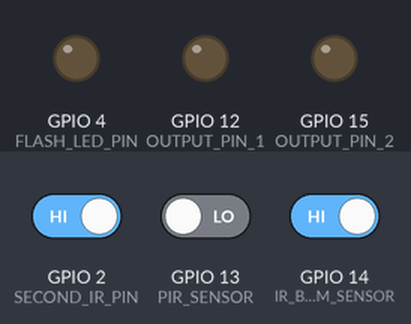
Bench run of a sketch on a simulated ESP32. On the bench: output pins drawn as LEDs (lit = HIGH). The test bench sets the inputs (shaded band); at power-on: GPIO 13 (PIR_SENSOR) LOW, GPIO 14 (IR_BEAM_SENSOR) HIGH, GPIO 2 (SECOND_IR_PIN) HIGH. WiFi joins after 1.5 s; servers stay silent unless stated; the camera gives no picture; what the sketch prints to the serial monitor is not drawn.

Above: at 5.0 s.
5.1 s: GPIO 13 (PIR_SENSOR) driven HIGH and GPIO 14 (IR_BEAM_SENSOR) driven LOW
At 6.3 s:
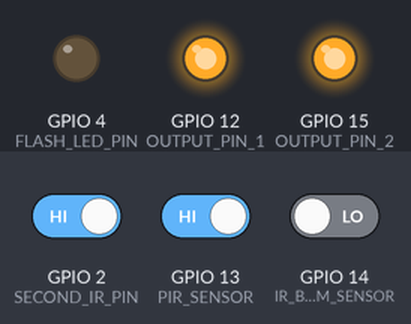
6.6 s: GPIO 2 (SECOND_IR_PIN) driven LOW
At 6.9 s:
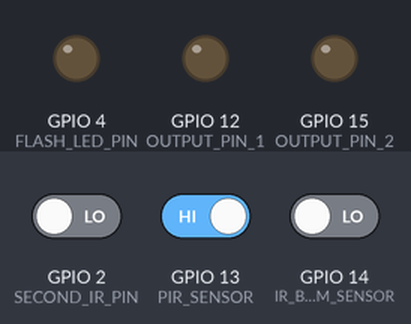
8.1 s: GPIO 2 (SECOND_IR_PIN) driven HIGH
At 8.5 s:
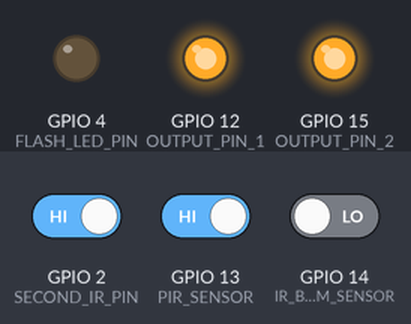
Timing chart, 0 to 11.1 s (numbered marks = the images above; inputs shaded):
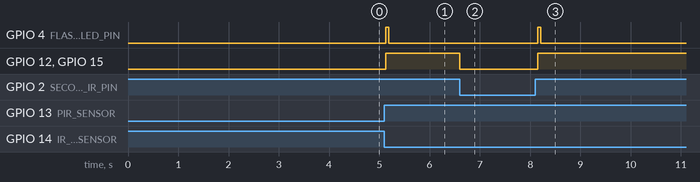

The sketch:

main.ino
```cpp
#include "esp_camera.h"
#include "esp_http_server.h"
#include "WiFi.h"

#define CAMERA_MODEL_AI_THINKER

// Camera pins for AI-THINKER
#if defined(CAMERA_MODEL_AI_THINKER)
  #define PWDN_GPIO_NUM     32
  #define RESET_GPIO_NUM    -1
  #define XCLK_GPIO_NUM      0
  #define SIOD_GPIO_NUM     26
  #define SIOC_GPIO_NUM     27
  #define Y9_GPIO_NUM       35
  #define Y8_GPIO_NUM       34
  #define Y7_GPIO_NUM       39
  #define Y6_GPIO_NUM       36
  #define Y5_GPIO_NUM       21
  #define Y4_GPIO_NUM       19
  #define Y3_GPIO_NUM       18
  #define Y2_GPIO_NUM        5
  #define VSYNC_GPIO_NUM    25
  #define HREF_GPIO_NUM     23
  #define PCLK_GPIO_NUM     22
  #define FLASH_LED_PIN      4
#endif

// Configuration
#define WIFI_SSID "Siya"
#define WIFI_PASS "********"
#define PIR_SENSOR        13  // GPIO13
#define IR_BEAM_SENSOR    14  // GPIO14
#define SECOND_IR_PIN      2  // GPIO2 (NEW SECONDARY IR)
#define OUTPUT_PIN_1      12  // GPIO12
#define OUTPUT_PIN_2      15  // GPIO15

// Optimized settings
#define CHECK_INTERVAL     50  // Faster sensor checks
#define OUTPUT_TIMEOUT    3000 // Output duration
#define HTML_REFRESH_INTERVAL 1
#define FLASH_DELAY       50
#define FRAME_SIZE        FRAMESIZE_VGA
#define JPEG_QUALITY      8

// Global Variables
camera_fb_t *latest_frame = NULL;
unsigned long last_trigger = 0;
bool outputs_active = false;
httpd_handle_t server = NULL;

void setup() {
  Serial.begin(115200);
  Serial.setTimeout(5000);

  // Configure pins
  pinMode(PIR_SENSOR, INPUT);
  pinMode(IR_BEAM_SENSOR, INPUT);
  pinMode(SECOND_IR_PIN, INPUT_PULLUP);  // NEW PIN WITH PULLUP
  pinMode(OUTPUT_PIN_1, OUTPUT);
  pinMode(OUTPUT_PIN_2, OUTPUT);
  pinMode(FLASH_LED_PIN, OUTPUT);
  digitalWrite(FLASH_LED_PIN, LOW);
  digitalWrite(OUTPUT_PIN_1, LOW);
  digitalWrite(OUTPUT_PIN_2, LOW);

  // Initialize camera
  camera_config_t config;
  config.ledc_channel = LEDC_CHANNEL_0;
  config.ledc_timer = LEDC_TIMER_0;
  config.pin_d0 = Y2_GPIO_NUM;
  config.pin_d1 = Y3_GPIO_NUM;
  config.pin_d2 = Y4_GPIO_NUM;
  config.pin_d3 = Y5_GPIO_NUM;
  config.pin_d4 = Y6_GPIO_NUM;
  config.pin_d5 = Y7_GPIO_NUM;
  config.pin_d6 = Y8_GPIO_NUM;
  config.pin_d7 = Y9_GPIO_NUM;
  config.pin_xclk = XCLK_GPIO_NUM;
  config.pin_pclk = PCLK_GPIO_NUM;
  config.pin_vsync = VSYNC_GPIO_NUM;
  config.pin_href = HREF_GPIO_NUM;
  config.pin_sscb_sda = SIOD_GPIO_NUM;
  config.pin_sscb_scl = SIOC_GPIO_NUM;
  config.pin_pwdn = PWDN_GPIO_NUM;
  config.pin_reset = RESET_GPIO_NUM;
  config.xclk_freq_hz = 20000000;
  config.pixel_format = PIXFORMAT_JPEG;
  config.frame_size = FRAME_SIZE;
  config.jpeg_quality = JPEG_QUALITY;
  config.fb_count = 1;

  if (esp_camera_init(&config) != ESP_OK) {
    Serial.println("Camera init failed!");
    while (1) delay(1000);
  }

  // Connect to WiFi
  WiFi.begin(WIFI_SSID, WIFI_PASS);
  Serial.print("\nConnecting to WiFi");
  while (WiFi.status() != WL_CONNECTED) {
    delay(500);
    Serial.print(".");
  }

  Serial.println("\n\n=================================");
  Serial.print("CAMERA SERVER IP: ");
  Serial.println(WiFi.localIP());
  Serial.println("=================================\n");

  // Start server
  startCameraServer();
  delay(2000);
}

void loop() {
  static unsigned long last_check = 0;

  if (millis() - last_check > CHECK_INTERVAL) {
    check_sensors();
    last_check = millis();
  }

  if (outputs_active && (millis() - last_trigger > OUTPUT_TIMEOUT)) {
    digitalWrite(OUTPUT_PIN_1, LOW);
    digitalWrite(OUTPUT_PIN_2, LOW);
    outputs_active = false;
  }

  delay(10);
}

void check_sensors() {
  // First check secondary IR (GPIO2)
  if(digitalRead(SECOND_IR_PIN) == LOW) {
    if(outputs_active) {
      // Immediately disable outputs if they were active
      digitalWrite(OUTPUT_PIN_1, LOW);
      digitalWrite(OUTPUT_PIN_2, LOW);
      outputs_active = false;
    }
    return; // Block all captures
  }

  // Then check primary sensors
  bool pir = digitalRead(PIR_SENSOR);
  bool beam = digitalRead(IR_BEAM_SENSOR);

  if (pir && !beam) {
    if (!outputs_active) {
      trigger_capture();
    }
    last_trigger = millis();
  }
}

void trigger_capture() {
  digitalWrite(OUTPUT_PIN_1, HIGH);
  digitalWrite(OUTPUT_PIN_2, HIGH);
  outputs_active = true;

  unsigned long capture_start = millis();
  digitalWrite(FLASH_LED_PIN, HIGH);

  camera_fb_t *fb = esp_camera_fb_get();

  if (millis() - capture_start >= FLASH_DELAY) {
    digitalWrite(FLASH_LED_PIN, LOW);
  }

  if (fb) {
    if (latest_frame) {
      esp_camera_fb_return(latest_frame);
    }
    latest_frame = fb;
    Serial.printf("New image captured in %lums\n", millis() - capture_start);
  }
}

void startCameraServer() {
  httpd_config_t config = HTTPD_DEFAULT_CONFIG();
  config.server_port = 80;

  if (httpd_start(&server, &config) == ESP_OK) {
    httpd_uri_t index_uri = {
      .uri = "/",
      .method = HTTP_GET,
      .handler = [](httpd_req_t *req) {
        String html = "<html><head>"
                      "<meta http-equiv=\"refresh\" content=\"" + String(HTML_REFRESH_INTERVAL) + "\">"
                      "<title>ESP32-CAM Live</title></head><body>"
                      "<h1>Live Security Feed</h1>"
                      "<img src=\"/image?t=\" + Date.now() style=\"max-width: 100%;\">"
                      "</body></html>";
        httpd_resp_set_type(req, "text/html");
        return httpd_resp_send(req, html.c_str(), html.length());
      }
    };

    httpd_uri_t image_uri = {
      .uri = "/image",
      .method = HTTP_GET,
      .handler = [](httpd_req_t *req) {
        if (!latest_frame) return ESP_FAIL;

        httpd_resp_set_hdr(req, "Cache-Control", "no-cache, no-store, must-revalidate");
        httpd_resp_set_hdr(req, "Pragma", "no-cache");
        httpd_resp_set_hdr(req, "Expires", "0");

        httpd_resp_set_type(req, "image/jpeg");
        return httpd_resp_send(req, (const char *)latest_frame->buf, latest_frame->len);
      }
    };

    httpd_register_uri_handler(server, &index_uri);
    httpd_register_uri_handler(server, &image_uri);
    Serial.println("HTTP server started");
  }
}
```

Measured:
- after the input at 5.1 s, GPIO 4 (FLASH_LED_PIN): LOW → HIGH at once, → LOW 0.06 s later; GPIO 12 (OUTPUT_PIN_1), GPIO 15 (OUTPUT_PIN_2): LOW → HIGH at once
- after the input at 6.6 s, GPIO 12 (OUTPUT_PIN_1), GPIO 15 (OUTPUT_PIN_2): HIGH → LOW at once
- after the input at 8.1 s, GPIO 4 (FLASH_LED_PIN): LOW → HIGH after 0.05 s, → LOW 0.06 s later; GPIO 12 (OUTPUT_PIN_1), GPIO 15 (OUTPUT_PIN_2): LOW → HIGH after 0.05 s
